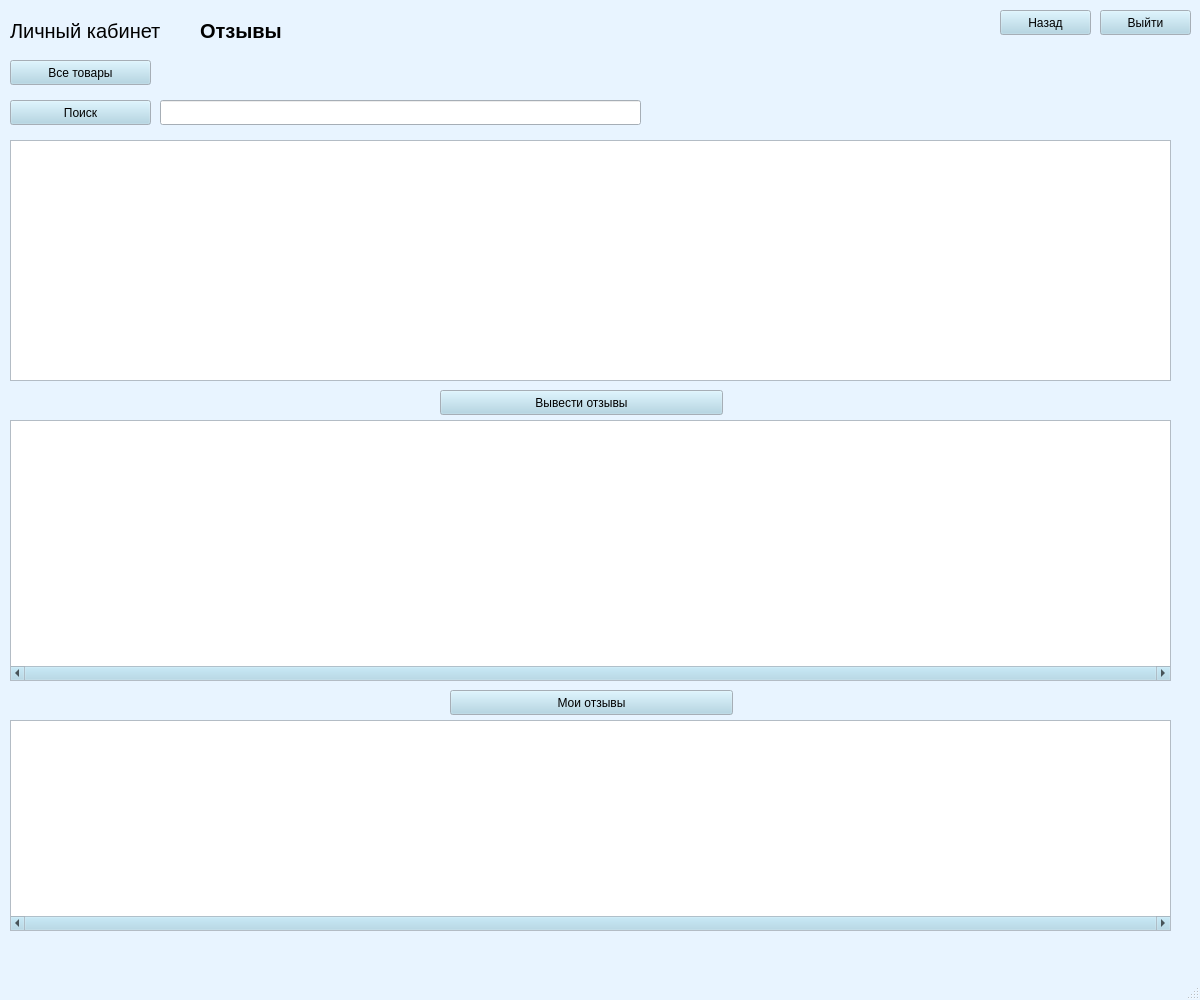
<?xml version="1.0" encoding="UTF-8"?>
<ui version="4.0">
 <class>MainWindow</class>
 <widget class="QMainWindow" name="MainWindow">
  <property name="geometry">
   <rect>
    <x>0</x>
    <y>0</y>
    <width>1200</width>
    <height>1000</height>
   </rect>
  </property>
  <property name="palette">
   <palette>
    <active>
     <colorrole role="WindowText">
      <brush brushstyle="SolidPattern">
       <color alpha="255">
        <red>0</red>
        <green>0</green>
        <blue>0</blue>
       </color>
      </brush>
     </colorrole>
     <colorrole role="Button">
      <brush brushstyle="SolidPattern">
       <color alpha="255">
        <red>169</red>
        <green>210</green>
        <blue>227</blue>
       </color>
      </brush>
     </colorrole>
     <colorrole role="Light">
      <brush brushstyle="SolidPattern">
       <color alpha="255">
        <red>255</red>
        <green>255</green>
        <blue>255</blue>
       </color>
      </brush>
     </colorrole>
     <colorrole role="Midlight">
      <brush brushstyle="SolidPattern">
       <color alpha="255">
        <red>238</red>
        <green>228</green>
        <blue>255</blue>
       </color>
      </brush>
     </colorrole>
     <colorrole role="Dark">
      <brush brushstyle="SolidPattern">
       <color alpha="255">
        <red>110</red>
        <green>101</green>
        <blue>127</blue>
       </color>
      </brush>
     </colorrole>
     <colorrole role="Mid">
      <brush brushstyle="SolidPattern">
       <color alpha="255">
        <red>147</red>
        <green>134</green>
        <blue>170</blue>
       </color>
      </brush>
     </colorrole>
     <colorrole role="Text">
      <brush brushstyle="SolidPattern">
       <color alpha="255">
        <red>0</red>
        <green>0</green>
        <blue>0</blue>
       </color>
      </brush>
     </colorrole>
     <colorrole role="BrightText">
      <brush brushstyle="SolidPattern">
       <color alpha="255">
        <red>255</red>
        <green>255</green>
        <blue>255</blue>
       </color>
      </brush>
     </colorrole>
     <colorrole role="ButtonText">
      <brush brushstyle="SolidPattern">
       <color alpha="255">
        <red>0</red>
        <green>0</green>
        <blue>0</blue>
       </color>
      </brush>
     </colorrole>
     <colorrole role="Base">
      <brush brushstyle="SolidPattern">
       <color alpha="255">
        <red>255</red>
        <green>255</green>
        <blue>255</blue>
       </color>
      </brush>
     </colorrole>
     <colorrole role="Window">
      <brush brushstyle="SolidPattern">
       <color alpha="255">
        <red>232</red>
        <green>244</green>
        <blue>255</blue>
       </color>
      </brush>
     </colorrole>
     <colorrole role="Shadow">
      <brush brushstyle="SolidPattern">
       <color alpha="255">
        <red>0</red>
        <green>0</green>
        <blue>0</blue>
       </color>
      </brush>
     </colorrole>
     <colorrole role="Highlight">
      <brush brushstyle="SolidPattern">
       <color alpha="255">
        <red>221</red>
        <green>202</green>
        <blue>255</blue>
       </color>
      </brush>
     </colorrole>
     <colorrole role="AlternateBase">
      <brush brushstyle="SolidPattern">
       <color alpha="255">
        <red>238</red>
        <green>228</green>
        <blue>255</blue>
       </color>
      </brush>
     </colorrole>
     <colorrole role="ToolTipBase">
      <brush brushstyle="SolidPattern">
       <color alpha="255">
        <red>255</red>
        <green>255</green>
        <blue>220</blue>
       </color>
      </brush>
     </colorrole>
     <colorrole role="ToolTipText">
      <brush brushstyle="SolidPattern">
       <color alpha="255">
        <red>0</red>
        <green>0</green>
        <blue>0</blue>
       </color>
      </brush>
     </colorrole>
     <colorrole role="PlaceholderText">
      <brush brushstyle="SolidPattern">
       <color alpha="128">
        <red>0</red>
        <green>0</green>
        <blue>0</blue>
       </color>
      </brush>
     </colorrole>
    </active>
    <inactive>
     <colorrole role="WindowText">
      <brush brushstyle="SolidPattern">
       <color alpha="255">
        <red>0</red>
        <green>0</green>
        <blue>0</blue>
       </color>
      </brush>
     </colorrole>
     <colorrole role="Button">
      <brush brushstyle="SolidPattern">
       <color alpha="255">
        <red>169</red>
        <green>210</green>
        <blue>227</blue>
       </color>
      </brush>
     </colorrole>
     <colorrole role="Light">
      <brush brushstyle="SolidPattern">
       <color alpha="255">
        <red>255</red>
        <green>255</green>
        <blue>255</blue>
       </color>
      </brush>
     </colorrole>
     <colorrole role="Midlight">
      <brush brushstyle="SolidPattern">
       <color alpha="255">
        <red>238</red>
        <green>228</green>
        <blue>255</blue>
       </color>
      </brush>
     </colorrole>
     <colorrole role="Dark">
      <brush brushstyle="SolidPattern">
       <color alpha="255">
        <red>110</red>
        <green>101</green>
        <blue>127</blue>
       </color>
      </brush>
     </colorrole>
     <colorrole role="Mid">
      <brush brushstyle="SolidPattern">
       <color alpha="255">
        <red>147</red>
        <green>134</green>
        <blue>170</blue>
       </color>
      </brush>
     </colorrole>
     <colorrole role="Text">
      <brush brushstyle="SolidPattern">
       <color alpha="255">
        <red>0</red>
        <green>0</green>
        <blue>0</blue>
       </color>
      </brush>
     </colorrole>
     <colorrole role="BrightText">
      <brush brushstyle="SolidPattern">
       <color alpha="255">
        <red>255</red>
        <green>255</green>
        <blue>255</blue>
       </color>
      </brush>
     </colorrole>
     <colorrole role="ButtonText">
      <brush brushstyle="SolidPattern">
       <color alpha="255">
        <red>0</red>
        <green>0</green>
        <blue>0</blue>
       </color>
      </brush>
     </colorrole>
     <colorrole role="Base">
      <brush brushstyle="SolidPattern">
       <color alpha="255">
        <red>255</red>
        <green>255</green>
        <blue>255</blue>
       </color>
      </brush>
     </colorrole>
     <colorrole role="Window">
      <brush brushstyle="SolidPattern">
       <color alpha="255">
        <red>232</red>
        <green>244</green>
        <blue>255</blue>
       </color>
      </brush>
     </colorrole>
     <colorrole role="Shadow">
      <brush brushstyle="SolidPattern">
       <color alpha="255">
        <red>0</red>
        <green>0</green>
        <blue>0</blue>
       </color>
      </brush>
     </colorrole>
     <colorrole role="Highlight">
      <brush brushstyle="SolidPattern">
       <color alpha="255">
        <red>221</red>
        <green>202</green>
        <blue>255</blue>
       </color>
      </brush>
     </colorrole>
     <colorrole role="AlternateBase">
      <brush brushstyle="SolidPattern">
       <color alpha="255">
        <red>238</red>
        <green>228</green>
        <blue>255</blue>
       </color>
      </brush>
     </colorrole>
     <colorrole role="ToolTipBase">
      <brush brushstyle="SolidPattern">
       <color alpha="255">
        <red>255</red>
        <green>255</green>
        <blue>220</blue>
       </color>
      </brush>
     </colorrole>
     <colorrole role="ToolTipText">
      <brush brushstyle="SolidPattern">
       <color alpha="255">
        <red>0</red>
        <green>0</green>
        <blue>0</blue>
       </color>
      </brush>
     </colorrole>
     <colorrole role="PlaceholderText">
      <brush brushstyle="SolidPattern">
       <color alpha="128">
        <red>0</red>
        <green>0</green>
        <blue>0</blue>
       </color>
      </brush>
     </colorrole>
    </inactive>
    <disabled>
     <colorrole role="WindowText">
      <brush brushstyle="SolidPattern">
       <color alpha="255">
        <red>110</red>
        <green>101</green>
        <blue>127</blue>
       </color>
      </brush>
     </colorrole>
     <colorrole role="Button">
      <brush brushstyle="SolidPattern">
       <color alpha="255">
        <red>169</red>
        <green>210</green>
        <blue>227</blue>
       </color>
      </brush>
     </colorrole>
     <colorrole role="Light">
      <brush brushstyle="SolidPattern">
       <color alpha="255">
        <red>255</red>
        <green>255</green>
        <blue>255</blue>
       </color>
      </brush>
     </colorrole>
     <colorrole role="Midlight">
      <brush brushstyle="SolidPattern">
       <color alpha="255">
        <red>238</red>
        <green>228</green>
        <blue>255</blue>
       </color>
      </brush>
     </colorrole>
     <colorrole role="Dark">
      <brush brushstyle="SolidPattern">
       <color alpha="255">
        <red>110</red>
        <green>101</green>
        <blue>127</blue>
       </color>
      </brush>
     </colorrole>
     <colorrole role="Mid">
      <brush brushstyle="SolidPattern">
       <color alpha="255">
        <red>147</red>
        <green>134</green>
        <blue>170</blue>
       </color>
      </brush>
     </colorrole>
     <colorrole role="Text">
      <brush brushstyle="SolidPattern">
       <color alpha="255">
        <red>110</red>
        <green>101</green>
        <blue>127</blue>
       </color>
      </brush>
     </colorrole>
     <colorrole role="BrightText">
      <brush brushstyle="SolidPattern">
       <color alpha="255">
        <red>255</red>
        <green>255</green>
        <blue>255</blue>
       </color>
      </brush>
     </colorrole>
     <colorrole role="ButtonText">
      <brush brushstyle="SolidPattern">
       <color alpha="255">
        <red>110</red>
        <green>101</green>
        <blue>127</blue>
       </color>
      </brush>
     </colorrole>
     <colorrole role="Base">
      <brush brushstyle="SolidPattern">
       <color alpha="255">
        <red>232</red>
        <green>244</green>
        <blue>255</blue>
       </color>
      </brush>
     </colorrole>
     <colorrole role="Window">
      <brush brushstyle="SolidPattern">
       <color alpha="255">
        <red>232</red>
        <green>244</green>
        <blue>255</blue>
       </color>
      </brush>
     </colorrole>
     <colorrole role="Shadow">
      <brush brushstyle="SolidPattern">
       <color alpha="255">
        <red>0</red>
        <green>0</green>
        <blue>0</blue>
       </color>
      </brush>
     </colorrole>
     <colorrole role="Highlight">
      <brush brushstyle="SolidPattern">
       <color alpha="255">
        <red>145</red>
        <green>145</green>
        <blue>145</blue>
       </color>
      </brush>
     </colorrole>
     <colorrole role="AlternateBase">
      <brush brushstyle="SolidPattern">
       <color alpha="255">
        <red>221</red>
        <green>202</green>
        <blue>255</blue>
       </color>
      </brush>
     </colorrole>
     <colorrole role="ToolTipBase">
      <brush brushstyle="SolidPattern">
       <color alpha="255">
        <red>255</red>
        <green>255</green>
        <blue>220</blue>
       </color>
      </brush>
     </colorrole>
     <colorrole role="ToolTipText">
      <brush brushstyle="SolidPattern">
       <color alpha="255">
        <red>0</red>
        <green>0</green>
        <blue>0</blue>
       </color>
      </brush>
     </colorrole>
     <colorrole role="PlaceholderText">
      <brush brushstyle="SolidPattern">
       <color alpha="128">
        <red>0</red>
        <green>0</green>
        <blue>0</blue>
       </color>
      </brush>
     </colorrole>
    </disabled>
   </palette>
  </property>
  <property name="windowTitle">
   <string>MainWindow</string>
  </property>
  <widget class="QWidget" name="centralwidget">
   <widget class="QLabel" name="label">
    <property name="geometry">
     <rect>
      <x>10</x>
      <y>0</y>
      <width>251</width>
      <height>62</height>
     </rect>
    </property>
    <property name="palette">
     <palette>
      <active>
       <colorrole role="Button">
        <brush brushstyle="SolidPattern">
         <color alpha="255">
          <red>173</red>
          <green>127</green>
          <blue>168</blue>
         </color>
        </brush>
       </colorrole>
      </active>
      <inactive>
       <colorrole role="Button">
        <brush brushstyle="SolidPattern">
         <color alpha="255">
          <red>173</red>
          <green>127</green>
          <blue>168</blue>
         </color>
        </brush>
       </colorrole>
      </inactive>
      <disabled>
       <colorrole role="Button">
        <brush brushstyle="SolidPattern">
         <color alpha="255">
          <red>173</red>
          <green>127</green>
          <blue>168</blue>
         </color>
        </brush>
       </colorrole>
      </disabled>
     </palette>
    </property>
    <property name="font">
     <font>
      <pointsize>15</pointsize>
      <italic>false</italic>
      <strikeout>false</strikeout>
      <kerning>true</kerning>
     </font>
    </property>
    <property name="text">
     <string>&lt;html&gt;&lt;head/&gt;&lt;body&gt;&lt;p&gt;Личный кабинет&lt;/p&gt;&lt;/body&gt;&lt;/html&gt;</string>
    </property>
   </widget>
   <widget class="QLabel" name="label_2">
    <property name="geometry">
     <rect>
      <x>200</x>
      <y>0</y>
      <width>161</width>
      <height>62</height>
     </rect>
    </property>
    <property name="palette">
     <palette>
      <active>
       <colorrole role="Button">
        <brush brushstyle="SolidPattern">
         <color alpha="255">
          <red>173</red>
          <green>127</green>
          <blue>168</blue>
         </color>
        </brush>
       </colorrole>
      </active>
      <inactive>
       <colorrole role="Button">
        <brush brushstyle="SolidPattern">
         <color alpha="255">
          <red>173</red>
          <green>127</green>
          <blue>168</blue>
         </color>
        </brush>
       </colorrole>
      </inactive>
      <disabled>
       <colorrole role="Button">
        <brush brushstyle="SolidPattern">
         <color alpha="255">
          <red>173</red>
          <green>127</green>
          <blue>168</blue>
         </color>
        </brush>
       </colorrole>
      </disabled>
     </palette>
    </property>
    <property name="font">
     <font>
      <pointsize>15</pointsize>
      <italic>false</italic>
      <strikeout>false</strikeout>
      <kerning>true</kerning>
     </font>
    </property>
    <property name="text">
     <string>&lt;html&gt;&lt;head/&gt;&lt;body&gt;&lt;p&gt;&lt;span style=&quot; font-weight:600;&quot;&gt;Отзывы&lt;/span&gt;&lt;/p&gt;&lt;/body&gt;&lt;/html&gt;</string>
    </property>
   </widget>
   <widget class="QTableWidget" name="artworks">
    <property name="geometry">
     <rect>
      <x>10</x>
      <y>140</y>
      <width>1161</width>
      <height>241</height>
     </rect>
    </property>
   </widget>
   <widget class="QPushButton" name="print_r">
    <property name="geometry">
     <rect>
      <x>440</x>
      <y>390</y>
      <width>283</width>
      <height>25</height>
     </rect>
    </property>
    <property name="text">
     <string>Вывести отзывы</string>
    </property>
   </widget>
   <widget class="QPushButton" name="exit">
    <property name="geometry">
     <rect>
      <x>1100</x>
      <y>10</y>
      <width>91</width>
      <height>25</height>
     </rect>
    </property>
    <property name="text">
     <string>Выйти</string>
    </property>
   </widget>
   <widget class="QPushButton" name="back">
    <property name="geometry">
     <rect>
      <x>1000</x>
      <y>10</y>
      <width>91</width>
      <height>25</height>
     </rect>
    </property>
    <property name="text">
     <string>Назад</string>
    </property>
   </widget>
   <widget class="QTableWidget" name="reviews">
    <property name="geometry">
     <rect>
      <x>10</x>
      <y>420</y>
      <width>1161</width>
      <height>261</height>
     </rect>
    </property>
    <property name="horizontalScrollBarPolicy">
     <enum>Qt::ScrollBarAlwaysOn</enum>
    </property>
   </widget>
   <widget class="QPushButton" name="alf_find_2">
    <property name="geometry">
     <rect>
      <x>10</x>
      <y>100</y>
      <width>141</width>
      <height>25</height>
     </rect>
    </property>
    <property name="text">
     <string>Поиск</string>
    </property>
   </widget>
   <widget class="QPushButton" name="all">
    <property name="geometry">
     <rect>
      <x>10</x>
      <y>60</y>
      <width>141</width>
      <height>25</height>
     </rect>
    </property>
    <property name="text">
     <string>Все товары</string>
    </property>
   </widget>
   <widget class="QLineEdit" name="lineEdit">
    <property name="geometry">
     <rect>
      <x>160</x>
      <y>100</y>
      <width>481</width>
      <height>25</height>
     </rect>
    </property>
   </widget>
   <widget class="QPushButton" name="print_mr">
    <property name="geometry">
     <rect>
      <x>450</x>
      <y>690</y>
      <width>283</width>
      <height>25</height>
     </rect>
    </property>
    <property name="text">
     <string>Мои отзывы</string>
    </property>
   </widget>
   <widget class="QTableWidget" name="my_reviews">
    <property name="geometry">
     <rect>
      <x>10</x>
      <y>720</y>
      <width>1161</width>
      <height>211</height>
     </rect>
    </property>
    <property name="horizontalScrollBarPolicy">
     <enum>Qt::ScrollBarAlwaysOn</enum>
    </property>
   </widget>
  </widget>
  <widget class="QMenuBar" name="menubar">
   <property name="geometry">
    <rect>
     <x>0</x>
     <y>0</y>
     <width>1200</width>
     <height>22</height>
    </rect>
   </property>
  </widget>
  <widget class="QStatusBar" name="statusbar"/>
 </widget>
 <resources/>
 <connections/>
</ui>
